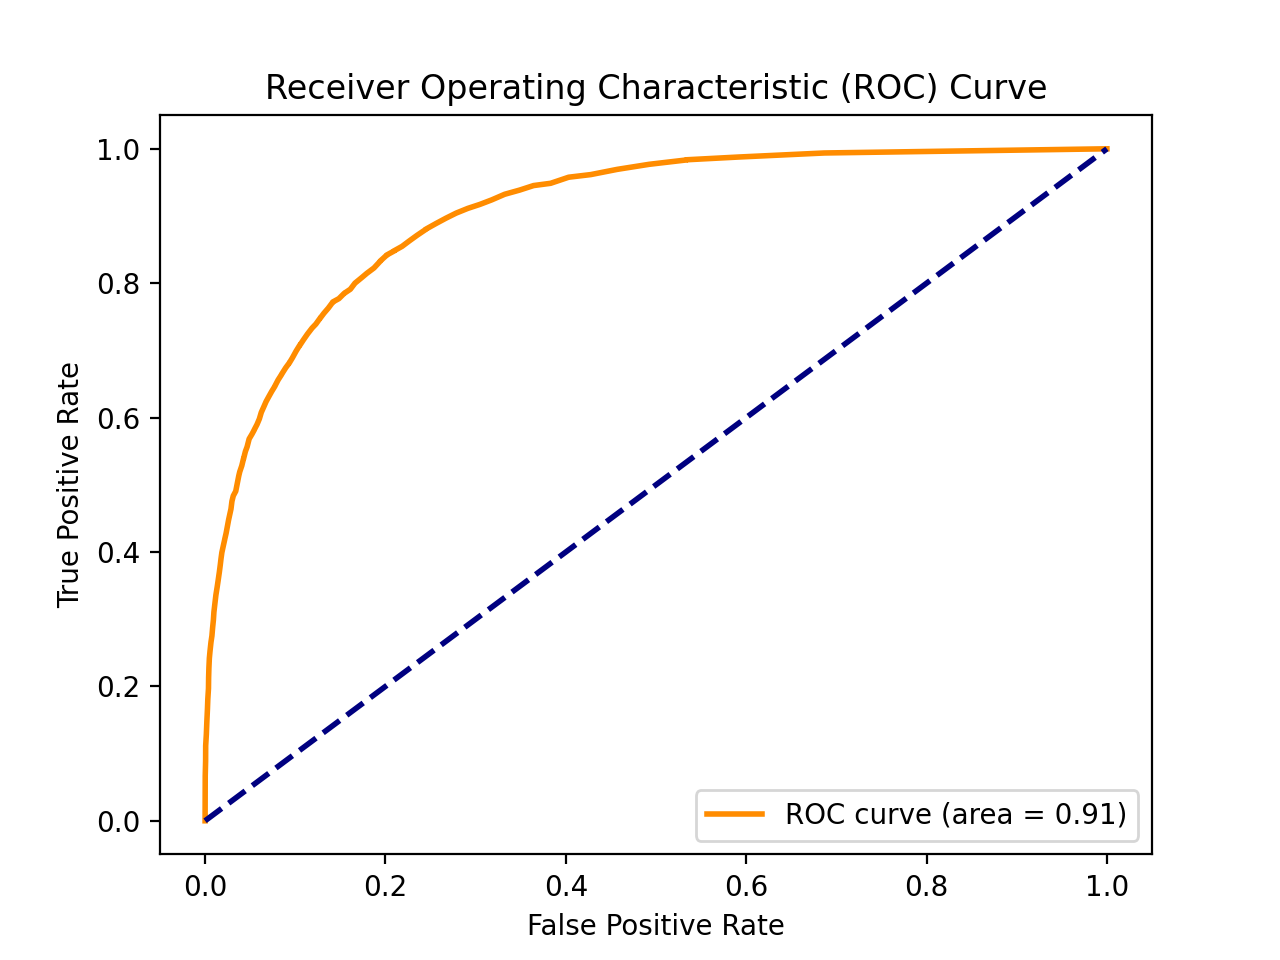

The Python source for this figure:
import numpy as np
import pandas as pd

import matplotlib.pyplot as plt

from sklearn.model_selection import train_test_split
from sklearn.metrics import accuracy_score, precision_score, recall_score, f1_score, confusion_matrix, roc_auc_score, roc_curve

from sklearn.ensemble import RandomForestClassifier



# 读取CSV文件
df = pd.read_csv('processed_data.csv')

# 提取特征和标签
X = df.drop(columns=['class'])
y = df['class']

# 分割数据集，按照label的比例来分割
X_train, X_test, y_train, y_test = train_test_split( X, y,
                                                     test_size=0.33,
                                                     stratify=y,
                                                     )



# 使用随机森林进行训练
clf = RandomForestClassifier( n_estimators=100,  # 默认 100
                              # criterion='gini',  # 默认 使用基尼指数作为分裂标准
                              criterion='entropy',  # 使用熵作为分裂标准
                              class_weight='balanced',
                              n_jobs=-1,
                              )
clf.fit(X_train, y_train)

# 预测
y_pred = clf.predict(X_test)

# 获取预测概率
y_prob = clf.predict_proba(X_test)[:, 1]



# 计算各种评估指标
accuracy = accuracy_score(y_test, y_pred)
precision = precision_score(y_test, y_pred)
recall = recall_score(y_test, y_pred)
f1 = f1_score(y_test, y_pred)
conf_matrix = confusion_matrix(y_test, y_pred)
roc_auc = roc_auc_score(y_test, y_prob)

# 计算ROC曲线
fpr, tpr, _ = roc_curve(y_test, y_prob)



# 绘制ROC曲线
plt.figure( dpi=200 )
plt.plot(fpr, tpr, color='darkorange', lw=2, label='ROC curve (area = {:.2f})'.format(roc_auc))
plt.plot([0, 1], [0, 1], color='navy', lw=2, linestyle='--')
plt.xlabel('False Positive Rate')
plt.ylabel('True Positive Rate')
plt.title('Receiver Operating Characteristic (ROC) Curve')
plt.legend(loc='lower right')
plt.show()



# 打印结果
print('accuracy =', accuracy)
print('precision =', precision)
print('recall =', recall)
print('f1 =', f1)
print('roc_auc =', roc_auc)
print()

print('Confusion Matrix')
print('=' * 20)
print(conf_matrix)

"""
accuracy = 0.8586052860156347
precision = 0.7484256926952141
recall = 0.6162820845216489
f1 = 0.6759562064552822
roc_auc = 0.905552314254245

Confusion Matrix
====================
[[11462   799]
 [ 1480  2377]]
"""
